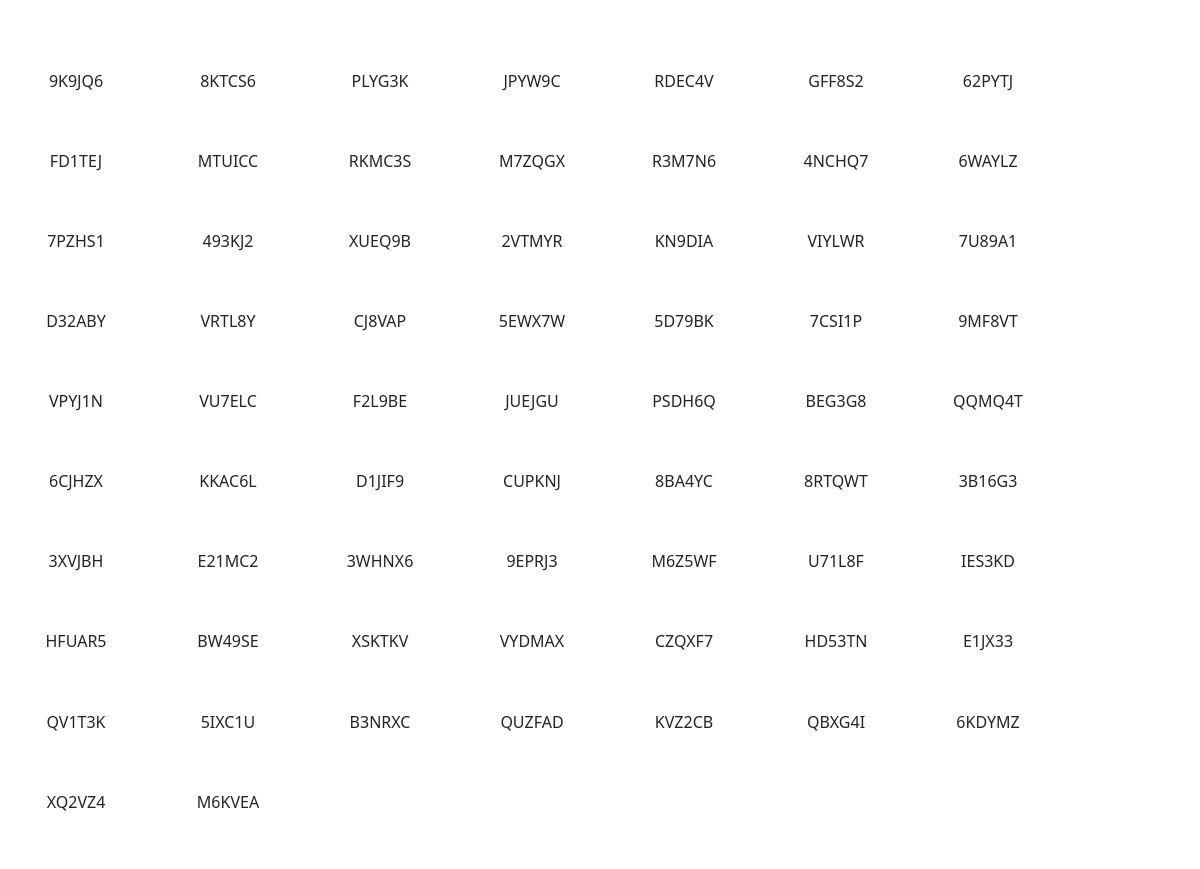
Page /stickers/ (signed in) on the earlier database version.
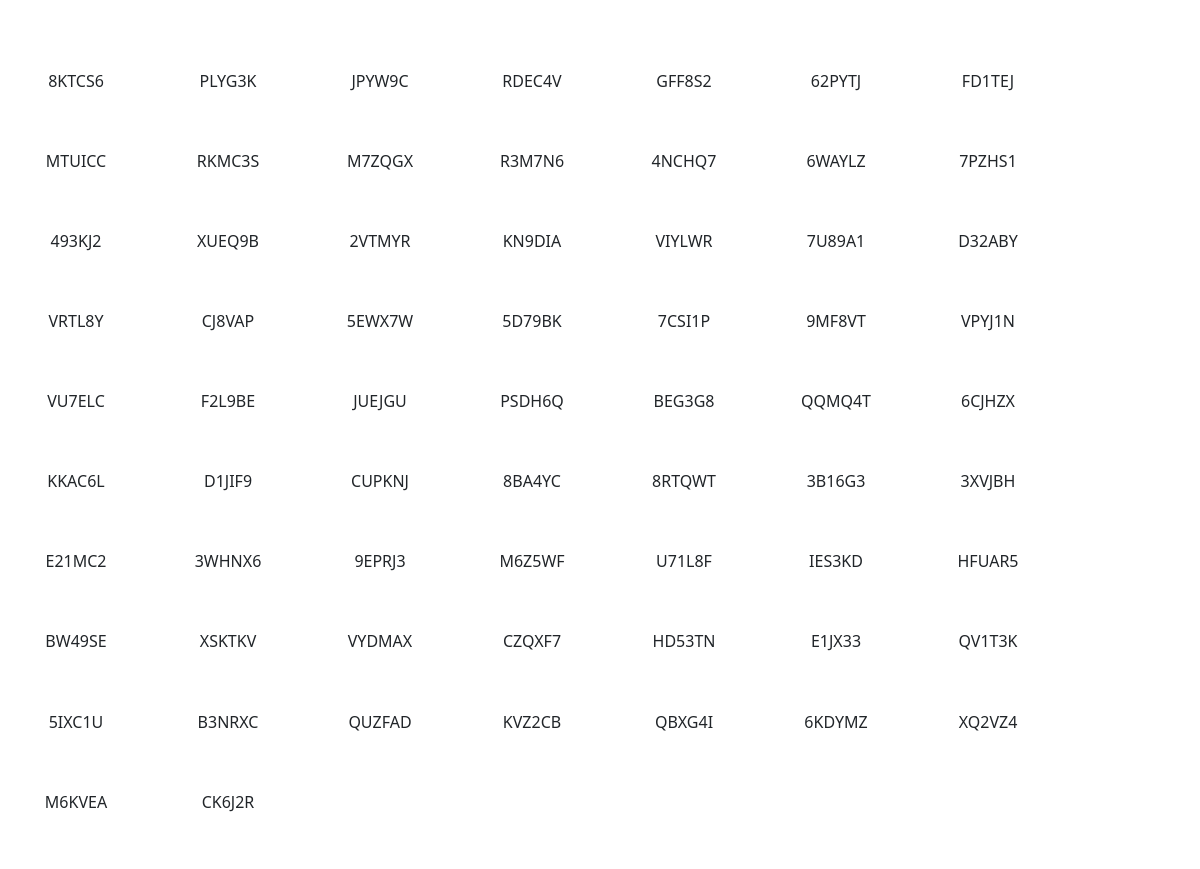
Same page on the later database version.
### listings/models.py (models this page shows, shortened)
class UniqueReference(models.Model):
    repairstore = models.ForeignKey(RepairStore, on_delete=models.CASCADE)
    value = models.CharField(max_length=6, unique=True)
    is_used = models.BooleanField(default=False)

### listings/views.py (the view)
# urls.py: path('stickers/', stickers, name='stickers'),
@login_required
@require_http_methods(['GET'])
def stickers(request):
    try:
        repairstore = RepairStore.objects.get(user=request.user)
        stickers = UniqueReference.objects.filter(repairstore=repairstore, is_used=False)
        template = 'stickers.html'
        context = {
            'stickers': stickers,
        }
        return render(request, template, context)
    except RepairStore.DoesNotExist:
        return render(request, 'error_page.html', {'error_message': 'User has no associated RepairStore'})

### listings/templates/stickers.html (shortened to what this page needs)
{% load l10n %}
<!DOCTYPE html>
<html lang="en">
<head>
    <link href="https://cdn.jsdelivr.net/npm/bootstrap@5.2.3/dist/css/bootstrap.min.css" rel="stylesheet">
    <link rel="stylesheet" href="https://cdnjs.cloudflare.com/ajax/libs/paper-css/0.3.0/paper.css">
</head>
<body class="A4">
    <section class="sheet m-0" style="padding-top: 10.7mm; padding-bottom: 10.7mm;">
        <div class="container-fluid p-0 m-0">
            <div class="row p-0 m-0">
                <div class="col-12 p-0 m-0 mx-auto">
                    {% for sticker in stickers %}
                    <div class="card p-0 mx-1 border-0" style="float: left; width: 38.1mm; height: 21.2mm; padding: 3mm;">
                        <span class="text-center my-auto">{{ sticker.value }}</span>
                    </div>
                    {% endfor %}
                </div>
            </div>
        </div>
    </section>
</body>
</html>

Differences in the rows shown:
no longer on this page (row edited): UniqueReference: value "9K9JQ6"
added UniqueReference: value "CK6J2R"
